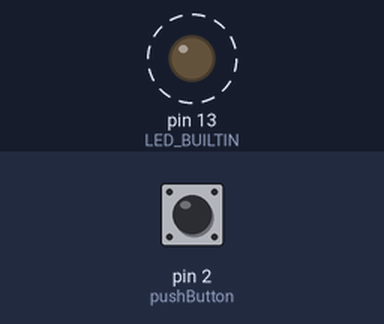
Recording of a sketch running on a simulated Arduino Uno, built with avr-gcc and run on an emulated ATmega328P. Parts: output pins drawn as LEDs (lit = HIGH). Dashed ring = blinking. The inputs (shaded band) are chosen by the test bench; at power-on: pin 2 (pushButton) LOW. What the sketch prints to the serial monitor is not drawn.

Above: at 0.5 s.
Timing chart, 0 to 4.6 s (numbered marks = the images above):
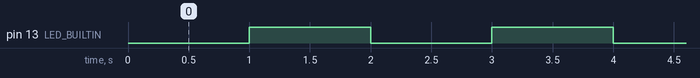

The sketch:

_1.ino
```cpp
#include <GyverTimers.h>

int real_period;
short t2_cnt0;
bool b1Hz,bLED;
// digital pin 2 has a pushbutton attached to it. Give it a name:
int pushButton = 2;
int plazma;

// the setup routine runs once when you press reset:
void setup() {
  pinMode(LED_BUILTIN, OUTPUT);
  real_period=Timer2.setPeriod(10000);
  // initialize serial communication at 9600 bits per second:
  Serial.begin(9600);
  // make the pushbutton's pin an input:
  pinMode(pushButton, INPUT);
  //Timer1.enableISR(CHANNEL_A, 180);
  Timer2.enableISR();
}

// the loop routine runs over and over again forever:
void loop() {

  // read the input pin:
  int buttonState = digitalRead(pushButton);
  // print out the state of the button:
  //Serial.println(real_period);
  //delay(1);        // delay in between reads for stability
  if(b1Hz)
    {
    b1Hz=0;
    bLED=!bLED;
    digitalWrite(LED_BUILTIN,bLED);
    Serial.println("plazma="+ (String)plazma++);
    }
}

 ISR(TIMER2_A)
  {
  if(++t2_cnt0>=100)
    {
    t2_cnt0=0;
    b1Hz=1;
    }
  }
```

Measured:
- by itself, pin 13 (LED_BUILTIN): alternates HIGH for 1.0 s and LOW for 1.0 s
